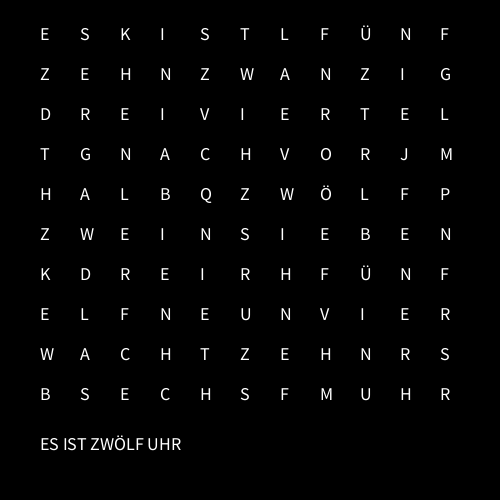
Frame 1 (no input)
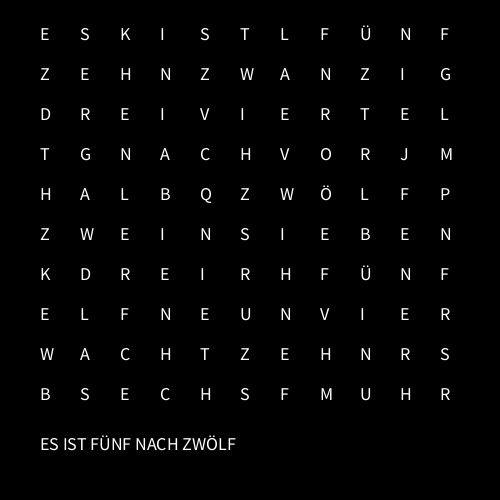
Frame 60 (the mouse pressed at the canvas centre just before this capture)
Frame 120 (the mouse held since frame 60 and released just before this capture): identical to frame 60, image omitted

The Processing sketch that drew these frames (run headless with seeded random() and noise(); from frame 60 on, the mouse is pressed at the canvas centre):

// Processing sketch: WordHour
// ── WordHour.pde
//E','S','K','I','S','T','L','F','Ü','N','F','','','','==>','ES','IST','FÜNF
//Z','E','H','N','Z','W','A','N','Z','I','G','','','','==>','ZEHN','ZWANZIG
//D','R','E','I','V','I','E','R','T','E','L','','','','==>','DREI|VIERTEL
//T','G','N','A','C','H','V','O','R','J','M','','','','==>','NACH','VOR
//H','A','L','B','Q','Z','W','Ö','L','F','P','','','','==>','HALB','ZWÖLF
//Z','W','E','I','N','S','I','E','B','E','N','','','','==>','ZW|EI|N|S|IEBEN
//K','D','R','E','I','R','H','F','Ü','N','F','','','','==>','DREI','FÜNF
//E','L','F','N','E','U','N','V','I','E','R','','','','==>','ELF','NEUN','VIER
//W','A','C','H','T','Z','E','H','N','R','S','','','','==>','ACHT','ZEHN
//B','S','E','C','H','S','F','M','U','H','R','','','','==>','SECHS','UHR

char[] chars = new char[]{
  'E', 'S', 'K', 'I', 'S', 'T', 'L', 'F', 'Ü', 'N', 'F', 
  'Z', 'E', 'H', 'N', 'Z', 'W', 'A', 'N', 'Z', 'I', 'G', 
  'D', 'R', 'E', 'I', 'V', 'I', 'E', 'R', 'T', 'E', 'L', 
  'T', 'G', 'N', 'A', 'C', 'H', 'V', 'O', 'R', 'J', 'M', 
  'H', 'A', 'L', 'B', 'Q', 'Z', 'W', 'Ö', 'L', 'F', 'P', 
  'Z', 'W', 'E', 'I', 'N', 'S', 'I', 'E', 'B', 'E', 'N', 
  'K', 'D', 'R', 'E', 'I', 'R', 'H', 'F', 'Ü', 'N', 'F', 
  'E', 'L', 'F', 'N', 'E', 'U', 'N', 'V', 'I', 'E', 'R', 
  'W', 'A', 'C', 'H', 'T', 'Z', 'E', 'H', 'N', 'R', 'S', 
  'B', 'S', 'E', 'C', 'H', 'S', 'F', 'M', 'U', 'H', 'R'
};

void setup() {
  size(500, 500);
}

int time = 0;
int oldSecond = 0;

void draw() {
  background(0);
  textSize(18);
  for (int i=0; i<10; i++) {
    for (int j=0; j<11; j++) {
      text(chars[i*11+j], j*40+40, i*40+40);
    }
  }
  
  int h = (time / 3600) % 24;
  int m = (time / 60) % 60;
  println ("TIME: " + time + "; H: "+h + "; M: " +m);
  text(generateTimeString(h, m), 40, 450);
  
  if (oldSecond != second()){  
    time += 2*60;
    oldSecond = second();
  }
}

String generateTimeString(int h, int m) {
  String dezTime = h+ ":" + m;
  println(dezTime);
  String newTime = "";

  int min = m;
  if (min > 58 || min<=3)  
  {
    newTime = "ES IST";
  } else
    if (min >3 && min <=8) 
    {
      newTime = "ES IST FÜNF NACH";
    } else  
    if (min>8 && min <=13)
    {
      newTime ="ES IST ZEHN NACH";
    } else 
    if (min>13 && min <=18)
    {
      newTime ="ES IST VIERTEL NACH";
    } else
      if (min>18 && min <=23)
      {
        newTime ="ES IST ZWANZIG NACH";
      } else
        if (min>23 && min <=28)
        {
          newTime="ES IST FÜNF VOR HALB";
        } else
          if (min>28 && min <=33)
          {
            newTime ="ES IST HALB";
          } else
            if (min>33 && min <=38)
            {
              newTime ="ES IST FÜNF NACH HALB";
            } else
              if (min>38 && min <=43)
              {
                newTime ="ES IST ZWANZIG VOR";
              } else
                if (min>43 && min <=48)
                {
                  newTime ="ES IST VIERTEL VOR";
                } else
                  if (min>48 && min <=53)
                  {
                    newTime = "ES IST ZEHN VOR";
                  } else
                    if (min>53 && min <=58)
                    {
                      newTime ="ES IST FÜNF VOR";
                    }
  
  if(min < 23) {
    newTime += " " + getFullHourString(h,m); 
  } else {
    newTime += " " + getFullHourString(h+1,m);
  }
  
  if(min >58 || min < 3) {
    newTime += " UHR";
  }

  return newTime;
}

String getFullHourString(int hour, int min){
  int twelfeHour = hour % 12;
  
  switch(twelfeHour){
    case 0: return "ZWÖLF";
    case 1: return min>58?"EIN":min<3?"EIN":"EINS";
    case 2: return "ZWEI";
    case 3: return "DREI";
    case 4: return "VIER";
    case 5: return "FÜNF";
    case 6: return "SECHS";
    case 7: return "SIEBEN";
    case 8: return "ACHT";
    case 9: return "NEUN";
    case 10: return "ZEHN";
    case 11: return "ELF";
    case 12: return "ZWÖLF";
  }
  return "";
}
